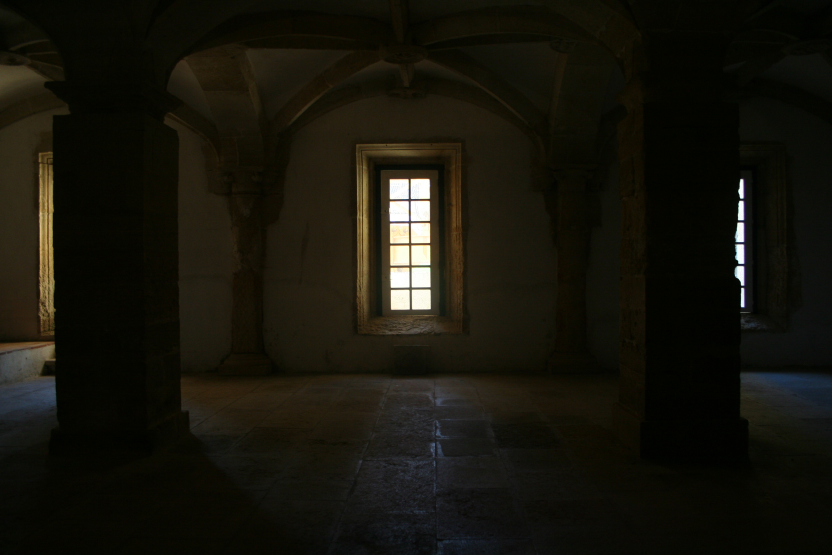
//> input picture gamma/sala_escura.jpg, 2496 x 1664 px (shown at 1/3 size)
$ ./power_law sala_escura.jpg   (built with g++ and OpenCV 4)
//> lines starting //> are read from the running program, lines starting //| are printed output that depends on the picture
### gamma/ocv_utils.h
#ifndef OCV_UTILS_H
#define OCV_UTILS_H

#include <opencv2/opencv.hpp>

namespace ocv_utils {

std::vector<cv::Mat> calcHistogram(const cv::Mat& img);
cv::Mat plotHistogram(const std::vector<cv::Mat> &hist);

} // namespace ocv_utils

#endif // OCV_UTILS_H

### gamma/ocv_utils.cpp
#include "ocv_utils.h"

using namespace std;
using namespace cv;

namespace ocv_utils {

std::vector<cv::Mat> calcHistogram(const cv::Mat& img)
{

	const int nc = img.channels();
	vector<Mat> hist(nc);

	// Initalize histogram arrays
	for (int i = 0; i < hist.size(); i++)
		hist[i] = Mat::zeros(1, 256, CV_32SC1);

	// Calculate the histogram of the image
	for (int i = 0; i < img.rows; i++)
	{
		for (int j = 0; j < img.cols; j++)
		{
			for (int k = 0; k < nc; k++)
			{
				uchar val = nc == 1 ? img.at<uchar>(i,j) : img.at<Vec3b>(i,j)[k];
				hist[k].at<int>(val) += 1;
			}
		}
	}
	return hist;
}

cv::Mat plotHistogram(const std::vector<cv::Mat> &hist)
{
	Mat canvas;
	int nc = hist.size();

	if (nc == 1)
	{
		canvas = Mat::ones(256, 256, CV_8UC1);
		int hmax = 0;
		for (int j = 0; j < 256; j++)
			hmax = hist[0].at<int>(j) > hmax ? hist[0].at<int>(j) : hmax;

		for (int j = 0, rows = canvas.rows; j < 256; j++)
		{
			line(
				canvas,
				Point(j, rows),
				Point(j, rows - (hist[0].at<int>(j) * rows/hmax)),
				Scalar(200,200,200),
				1, 8, 0
			);
		}

		return canvas;
	}
	else
	{
		canvas = Mat::zeros(512, 512, CV_8UC3);
		Scalar colors[3] = { Scalar(255,0,0), Scalar(0,255,0), Scalar(0,0,255) };
		int hmax[4] = {0,0,0,0};
		for (int i = 0; i < nc; i++)
		{
			for (int j = 0; j < 256; j++)
			{
				hmax[i] = hist[i].at<int>(j) > hmax[i] ? hist[i].at<int>(j) : hmax[i];
				hmax[3] = hist[i].at<int>(j) > hmax[3] ? hist[i].at<int>(j) : hmax[3];
			}
		}
		Mat roi;
		for (int i = 0; i < nc; i++)
		{
			roi = canvas(i == 0 ? Rect(0,256,256,256) : (i == 1 ? Rect(256,0,256,256) : Rect(0,0,256,256)));
			for (int j = 0; j < 256; j++)
			{
				line(
					roi,
					Point(j, 256),
					Point(j, 256 - (hist[i].at<int>(j) * 256/hmax[i])),
					colors[i],
					1, 8, 0
				);
			}
		}

		roi = canvas (Rect(256,256,256,256));
		for (int j = 0; j < 256; j++)
		{
			int s[3];
			if (hist[0].at<int>(j) >= hist[1].at<int>(j) && hist[0].at<int>(j) >= hist[2].at<int>(j)) {
				if (hist[1].at<int>(j) > hist[2].at<int>(j)) {s[0] = 0; s[1] = 1; s[2] = 2;}
				else {s[0] = 0; s[1] = 2; s[2] = 1;}
			} else if (hist[1].at<int>(j) >= hist[0].at<int>(j) && hist[1].at<int>(j) >= hist[2].at<int>(j)) {
				if (hist[0].at<int>(j) > hist[2].at<int>(j)) {s[0] = 1; s[1] = 0; s[2] = 2;}
				else {s[0] = 1; s[1] = 2; s[2] = 0;}
			} else if (hist[2].at<int>(j) >= hist[0].at<int>(j) && hist[2].at<int>(j) >= hist[1].at<int>(j)) {
				if (hist[0].at<int>(j) > hist[1].at<int>(j)) {s[0] = 2; s[1] = 0; s[2] = 1;}
				else {s[0] = 2; s[1] = 1; s[2] = 0;}
			}
			for (int i = 0; i < nc; i++)
			{
				line(
					roi,
					Point(j, 256),
					Point(j, 256 - (hist[s[i]].at<int>(j) * 256/hmax[3])),
					nc == 1 ? Scalar(200,200,200) : colors[s[i]],
					1, 8, 0
				);
			}
		}
		return canvas;
	}
}

} // namespace ocv_utils

### gamma/power_law.cpp
#include "ocv_utils.h"

#include <iostream>
#include <iomanip>
#include <stdio.h>
#include <math.h>
#include <opencv2/opencv.hpp>
#include <sstream>

using namespace std;
using namespace cv;

void on_trackbar( int power, void* img)
{
	Mat src = ((Mat*)img)->clone();
	Mat dst = Mat::zeros (src.rows, src.cols, src.type());

	for (int i = 0; i < src.rows; i++)
	{
		for (int j = 0; j < src.cols; j++)
		{
			for (int k = 0; k < src.channels(); k++)
			{
				//normal
				//dst.at<Vec3b>(i,j)[k] = 255*pow(src.at<Vec3b>(i,j)[k]/255.0, power/100.0f);
				//inverted s=L-1-r (s - resultado; L - range maximo (256) ; s - valor de entrada do pixel)
				//dst.at<Vec3b>(i,j)[k] = (255-src.at<Vec3b>(i,j)[k]);
				//inverted+Gamma
				dst.at<Vec3b>(i,j)[k] = (255)-255*pow(src.at<Vec3b>(i,j)[k]/255.0, power/100.0f);

			}
		}
	}

	Mat hist_src = ocv_utils::plotHistogram (ocv_utils::calcHistogram (src));
	resize (hist_src, hist_src, Size(src.rows,src.rows), 0, 0, INTER_CUBIC);
	Mat hist_dst = ocv_utils::plotHistogram (ocv_utils::calcHistogram (dst));
	resize (hist_dst, hist_dst, Size(dst.rows,dst.rows), 0, 0, INTER_CUBIC);
	hconcat (src, hist_src, src);
	hconcat (dst, hist_dst, dst);
	vconcat (src, dst, dst);

	std::stringstream ss; ss << "Gamma = " << std::fixed << std::setprecision(2) << power/100.0f;
	cv::putText(dst, ss.str(), cv::Point(30,30), FONT_HERSHEY_COMPLEX_SMALL, 0.8, cv::Scalar (255,255,255),1,CV_AA);;

	imshow("Name", dst);
}

int main(int argc, char *argv[])
{


	if (argc != 2)
	{
		cerr << "Usage: " << argv[0] << " <file_name>" << endl;
		return 1;
	}

	const Mat img = imread (argv[1]);
//> img is the input picture: 1664 rows x 2496 cols, CV_8UC3; mean B, G, R 11.9, 20.6, 22.4
	if (img.data == NULL)
	{
		cerr << "Impossible to open '" << argv[1] << "' file!" << endl;
		return -1;
	}

	namedWindow("Name", CV_WINDOW_NORMAL);
	//setWindowProperty("Name", CV_WND_PROP_FULLSCREEN, CV_WINDOW_FULLSCREEN);
	Mat src;
	resize (img, src, Size(512*img.cols/img.rows,512), 0, 0, INTER_CUBIC);

	int gamma_slider = 100;
	int gamma_slider_max = 3 * 100;
	createTrackbar( "Gamma", "Name", &gamma_slider, gamma_slider_max, on_trackbar, (void*) &src );

	on_trackbar (gamma_slider, (void*) &src);
//> after the loop in on_trackbar, `for (int i = 0; i < src.rows; i++)`:
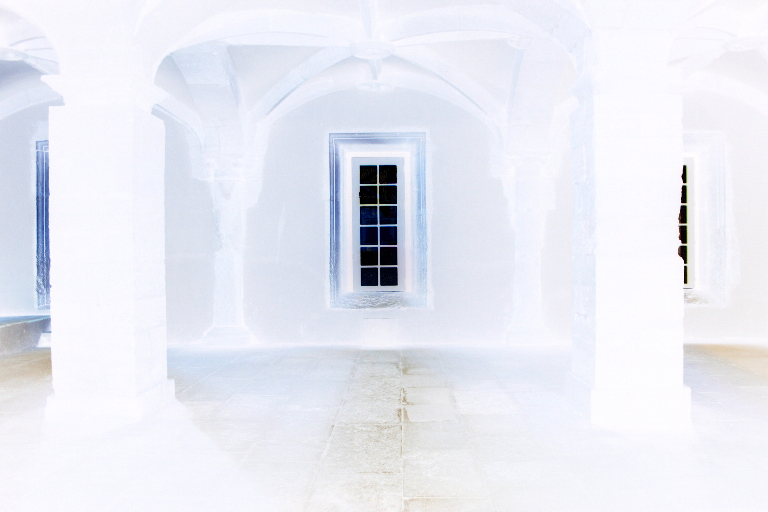
//> dst: 512 rows x 768 cols, CV_8UC3; mean B, G, R 243.1, 234.4, 232.6
//> in plotHistogram, `int nc = hist.size();`: nc = 3
//> the loop in plotHistogram, `for (int i = 0; i < nc; i++)` made 3 passes
//> after the loop in plotHistogram, `for (int i = 0; i < nc; i++)`: hmax = [76523, 21278, 19069, 76523]
//> in on_trackbar, `Mat hist_src = ocv_utils::plotHistogram (ocv_utils::calcHistogram (src..`:
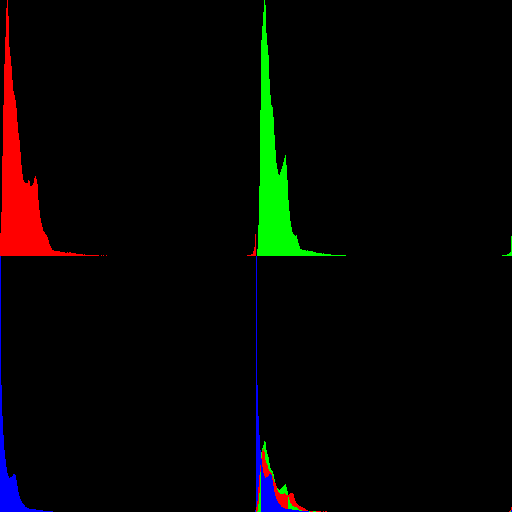
//> hist_src: 512 rows x 512 cols, CV_8UC3; mean B, G, R 2.3, 4.8, 5.5
//> the loop in plotHistogram (call 2), `for (int i = 0; i < nc; i++)` made 3 passes
//> after the loop in plotHistogram (call 2), `for (int i = 0; i < nc; i++)`:
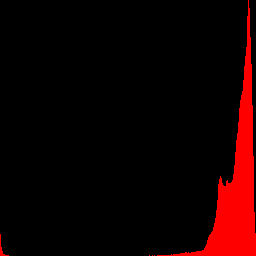
//> roi: 256 rows x 256 cols, CV_8UC3; mean B, G, R 0, 0, 20.1
//> after the loop in plotHistogram (call 2), `for (int j = 0; j < 256; j++)`:
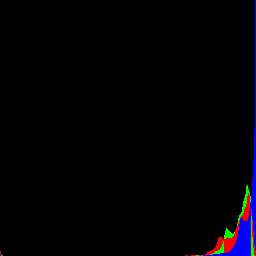
//> roi: 256 rows x 256 cols, CV_8UC3; mean B, G, R 4.4, 1.2, 1.9
//> in on_trackbar, `hconcat (src, hist_src, src);`:
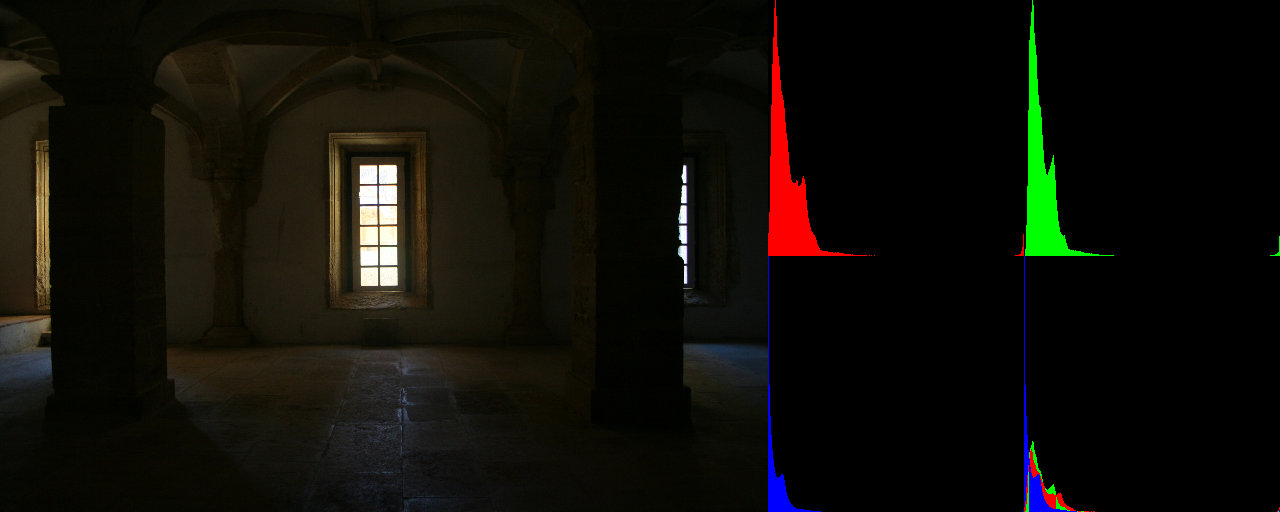
//> src: 512 rows x 1280 cols, CV_8UC3; mean B, G, R 8.1, 14.3, 15.6
//> in on_trackbar, `hconcat (dst, hist_dst, dst);`:
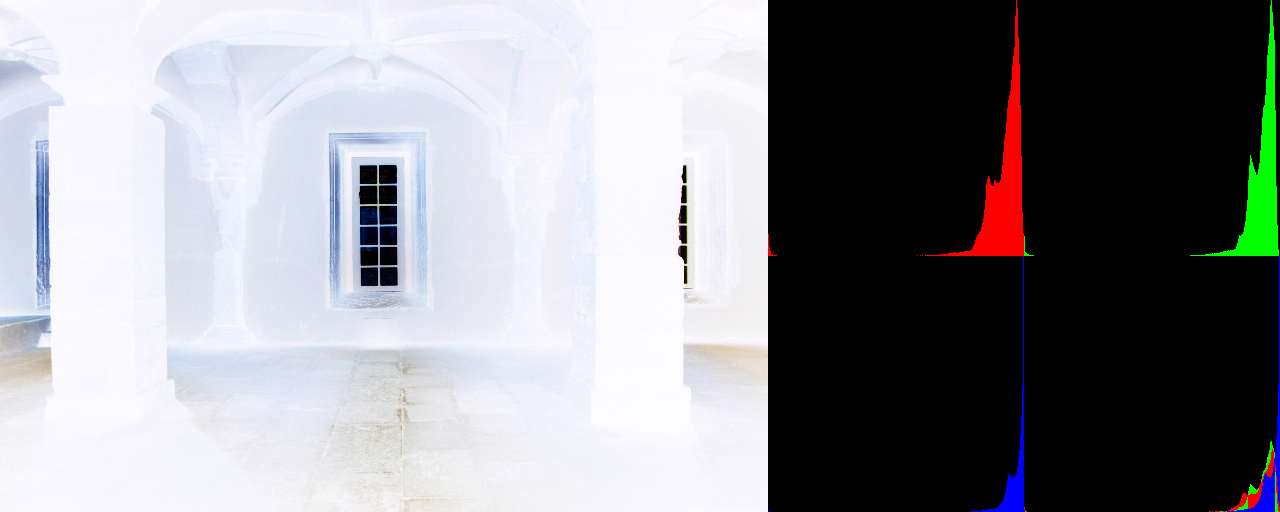
//> dst: 512 rows x 1280 cols, CV_8UC3; mean B, G, R 146.8, 142.6, 141.8
//> in on_trackbar, `cv::putText(dst, ss.str(), cv::Point(30,30), FONT_HERSHEY_COMPLEX_SMAL..`:
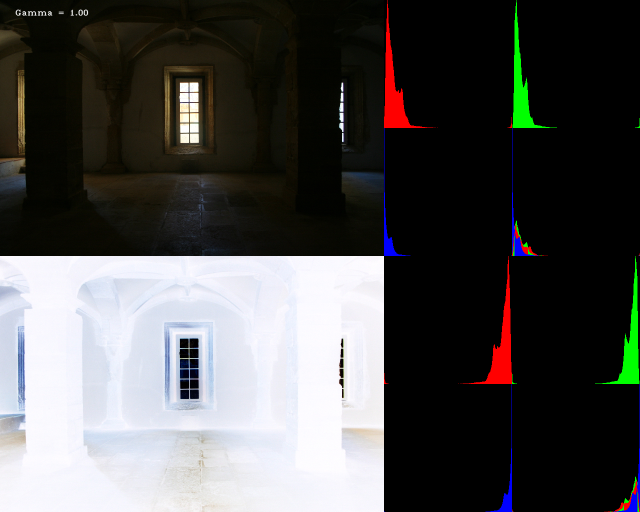
//> dst: 1024 rows x 1280 cols, CV_8UC3 (shown at 1/2 size); mean B, G, R 77.5, 78.5, 78.8

	cv::waitKey (0);

	return 0;
}
